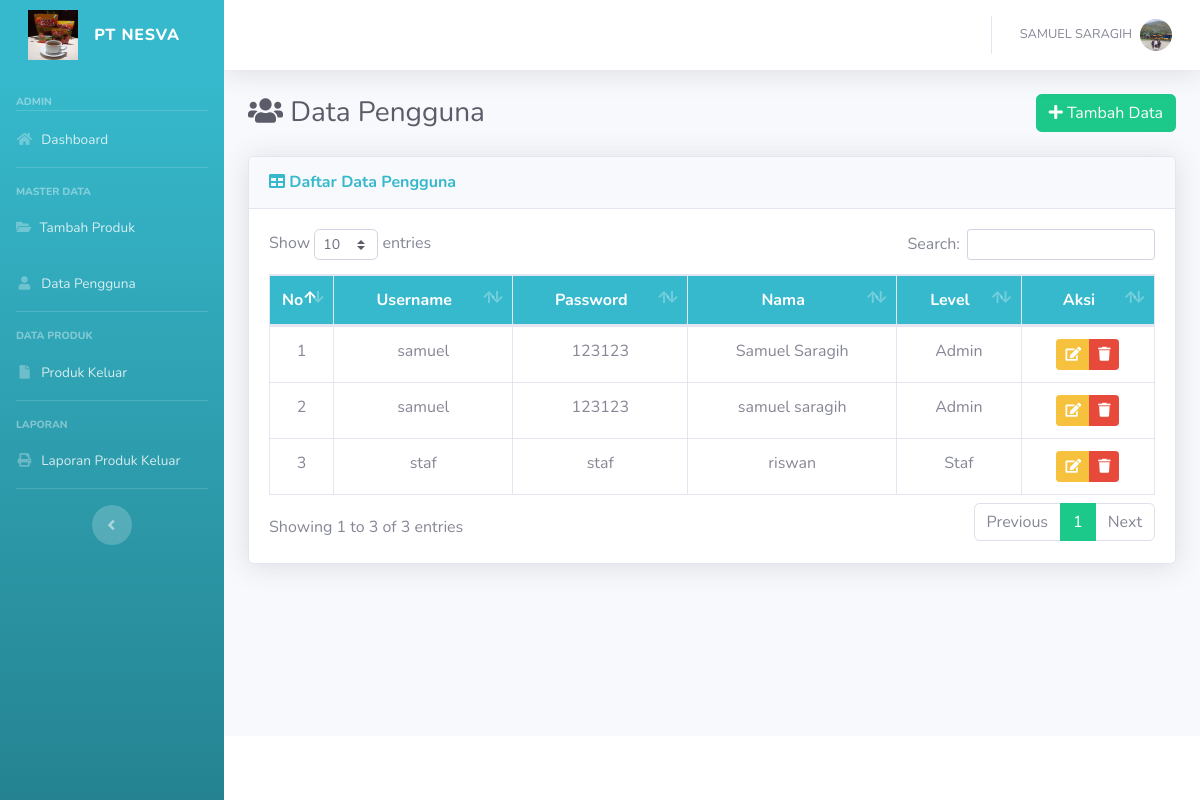
/user.php (signed in), run on the app's committed database.
### tables this page shows
CREATE TABLE `tb_user` (
  `id_user` int(11) NOT NULL,
  `username` varchar(20) NOT NULL,
  `password` varchar(20) NOT NULL,
  `nama` varchar(50) NOT NULL,
  `level` varchar(20) NOT NULL
);

### user.php (the view, shortened to what this page needs)
<?php
    if(!isset($_SESSION['user'])) {
        echo "<script language='javascript'>alert('Anda harus login terlebih dahulu!!!'); document.location.href='login.php';</script>";
    } else {
        if($_SESSION['level']!=='Admin'){
            echo "<script language='javascript'>document.location.href='login.php';</script>";
        } else {
    include 'template/header.php';
	include 'template/sidebar.php';
?>
<div class="d-sm-flex align-items-center justify-content-between mb-4">
    <h1 class="h3 mb-0 text-gray-800"><i class="fas fa-fw fa-users"></i> Data Pengguna</h1>
    <a href="#" data-toggle="modal" data-target="#tambahuser" class="btn btn-success"> <i class="fa fa-plus"></i> Tambah Data </a>
</div>
<div class="card shadow mb-4">
    <div class="card-header py-3">
        <h6 class="m-0 font-weight-bold text-info"><i class="fa fa-table"></i> Daftar Data Pengguna</h6>
    </div>
	<div class="card-body">
		<div class="table-responsive">
			 <table class="table table-bordered" id="dataTable" width="100%" cellspacing="0">
				<thead class="bg-info text-white">
					<tr align="center">
						<th width="5%">No</th>
						<th>Username</th>
						<th>Password</th>
						<th>Nama</th>
						<th>Level</th>
						<th>Aksi</th>
					</tr>
				</thead>
				<tbody>
				<?php
					$sql = mysqli_query($conn, "SELECT * FROM tb_user");
					$no=1;
					while($row = mysqli_fetch_assoc($sql)){
				?>
					<tr align="center">
						<td><?= $no++ ?></td>
						<td><?= $row['username'] ?></td>
						<td><?= $row['password'] ?></td>
						<td><?= $row['nama'] ?></td>
						<td><?= $row['level'] ?></td>
						<td>
							<div class="btn-group" role="group">
                                <a title="Edit" href="#" class="btn btn-warning btn-sm" data-toggle="modal" data-target="#edit<?php echo $row['id_user']; ?>"><i class="fa fa-edit"></i></a>
                                <a title="Hapus" href="#" class="btn btn-danger btn-sm" data-toggle="modal" data-target="#hapus<?php echo $row['id_user']; ?>"><i class="fa fa-trash"></i></a>
                            </div>
						</td>
					</tr>
					<?php } ?>
				</tbody>
			</table>
		</div>
	</div>
</div>
<?php }}
    include 'template/footer.php';
?>

### data on the page
tb_user: username "samuel", password "123123", nama "Samuel Saragih", level "Admin"
tb_user: username "samuel", password "123123", nama "samuel saragih", level "Admin"
tb_user: username "staf", password "staf", nama "riswan", level "Staf"

### other printed values
$_SESSION['level'] "ADMIN"
$_SESSION['user'] "SAMUEL SARAGIH"
